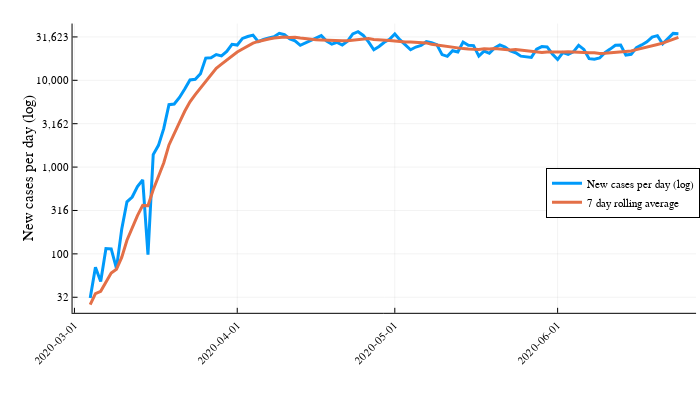

The code cell stored with this chart in its notebook:
### Code cell
plotActualAnd7DayAvg(confirmedCasesUS, :Value_new, :Value_new_rolling7, "New cases per day (log)", true, :right)
